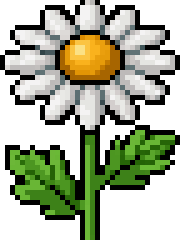
#> input picture assets/pixellab/flowers/raw/daisy-bloom.png, 36 x 48 px (shown 5 times larger)
$ python -i finish.py   (imports and definitions only)
#> lines starting #> are read from the running program, lines starting #| are printed output that depends on the picture; after the words box and inside, x2 and y2 are one past the last pixel; in counts of white or black regions, pixels touching at a corner belong together
### scripts/pig/pixels.py
"""Pixel-level operations shared by the clip build and the clip review.

Both scripts need to answer the same questions about a frame — where does it
stand, is any of it detached from the body, does it use a colour the pig does
not own — so the answers live here rather than in whichever script needed them
first.
"""

from __future__ import annotations

from collections import deque
from pathlib import Path

from PIL import Image

Colour = tuple[int, int, int]


def opaque_mask(im: Image.Image) -> list[list[bool]]:
    alpha = im.convert("RGBA").split()[3].load()
    w, h = im.size
    return [[alpha[x, y] > 0 for x in range(w)] for y in range(h)]


def islands(mask: list[list[bool]]) -> list[list[tuple[int, int]]]:
    """8-connected opaque regions, largest first.

    The pig is one connected shape — even the tail curl touches the rump — so
    anything past the first region is something the generator invented.
    """
    h, w = len(mask), len(mask[0])
    seen = [[False] * w for _ in range(h)]
    found: list[list[tuple[int, int]]] = []
    for y in range(h):
        for x in range(w):
            if not mask[y][x] or seen[y][x]:
                continue
            region: list[tuple[int, int]] = []
            queue = deque([(x, y)])
            seen[y][x] = True
            while queue:
                cx, cy = queue.popleft()
                region.append((cx, cy))
                for dy in (-1, 0, 1):
                    for dx in (-1, 0, 1):
                        nx, ny = cx + dx, cy + dy
                        if 0 <= nx < w and 0 <= ny < h and mask[ny][nx] and not seen[ny][nx]:
                            seen[ny][nx] = True
                            queue.append((nx, ny))
            found.append(region)
    return sorted(found, key=len, reverse=True)


# [51 lines left out: functions silhouette_change, drop_strays, reground, not called in this run]


def harden_alpha(im: Image.Image, threshold: int = 128) -> tuple[Image.Image, int]:
    """Force every pixel to fully opaque or fully clear.

    Partial alpha shows up as a halo against the sky gradient, and the generator
    leaves some behind on every diagonal edge.
    """
    im = im.convert("RGBA")
    r, g, b, a = im.split()
    hard = a.point(lambda v: 255 if v >= threshold else 0)
    changed = sum(1 for v, w in zip(a.getdata(), hard.getdata()) if v != w)
    return Image.merge("RGBA", (r, g, b, hard)), changed


# [4 lines left out: function palette_of, not called in this run]


def dist2(a: Colour, b: Colour) -> int:
    return (a[0] - b[0]) ** 2 + (a[1] - b[1]) ** 2 + (a[2] - b[2]) ** 2

### scripts/flowers/restyle.py
#!/usr/bin/env python3
"""Repaint a generated flower's leaves and soil in the sunflower's own colours.

Getting the *resolution* right made the new flowers read as pixel art; it did
not make them read as the same garden. Measured against the sunflower, their
foliage was a different plant entirely:

    sunflower leaves   sat 0.39-0.45   luminance 0.38-0.47   soft sage
    generated leaves   sat 0.77-1.00   luminance 0.13-0.26   vivid, near-black

A flower's petals are meant to differ — that is the whole feature. Its stem and
leaves are not: every species in the field grows the same greenery out of the
same ground, and letting each one invent its own green is what made six gardens
look like six art styles. So foliage and soil are remapped onto ramps taken from
the sunflower's own sprites, and petals are left alone.

The mapping is by **luminance rank, not nearest colour**. Nearest-RGB snapping is
the trap `docs/pixellab-notes.md` warns about — it collapses colours that happen
to sit close together and destroys the shading. Ranking instead preserves the
order the artist drew: the darkest green in the source becomes the darkest green
in the ramp, the lightest becomes the lightest, and the steps between keep their
relative spacing.
"""

from __future__ import annotations

import colorsys

from PIL import Image

# Taken from public/sprites/flowers/sunflower-{bloom,bud,sprout}.png — the
# greens and browns those three sprites actually use, ordered dark to light.
FOLIAGE_RAMP = ["#124523", "#21532f", "#397530", "#4c8733", "#599333", "#75a836", "#79ac42"]
SOIL_RAMP = ["#33280e", "#462218", "#6b3727", "#7d422d", "#83452e"]

# Hue windows, in degrees. Soil is a dark, unsaturated orange-brown — the
# saturation and luminance caps keep a red tulip petal or a golden daisy centre
# out of it.
FOLIAGE_HUES = (60, 175)
SOIL_HUES = (10, 50)
SOIL_MAX_SAT = 0.75
SOIL_MAX_LUM = 0.6

# Hue alone is not enough to call something a leaf, and trusting it wasn't a
# theoretical risk: a daisy's grey petal shadows carry a nominal hue somewhere in
# the greens, so the first version repainted them leaf-green and the flower came
# back with grass growing through its petals. A leaf is never near-grey and never
# near-white, so both floors are needed.
FOLIAGE_MIN_SAT = 0.25
FOLIAGE_MAX_LUM = 0.7
# Soil, likewise, is never a near-grey.
SOIL_MIN_SAT = 0.15
# At or below this luminance a colour is treated as an outline rather than as
# anything the flower is made of.
NEAR_BLACK_LUM = 0.06


def _rgb(hex_colour: str) -> tuple[int, int, int]:
    h = hex_colour.lstrip("#")
    return tuple(int(h[i : i + 2], 16) for i in (0, 2, 4))


def _hls(colour: tuple[int, int, int]) -> tuple[float, float, float]:
    return colorsys.rgb_to_hls(*[v / 255 for v in colour])


def classify(colour: tuple[int, int, int]) -> str:
    hue, lum, sat = _hls(colour)
    degrees = hue * 360
    if (
        FOLIAGE_HUES[0] <= degrees <= FOLIAGE_HUES[1]
        and sat >= FOLIAGE_MIN_SAT
        and lum <= FOLIAGE_MAX_LUM
    ):
        return "foliage"
    if (
        SOIL_HUES[0] <= degrees < SOIL_HUES[1]
        and SOIL_MIN_SAT <= sat <= SOIL_MAX_SAT
        and lum <= SOIL_MAX_LUM
    ):
        return "soil"
    return "petal"


def _remap(colours: list[tuple[int, int, int]], ramp: list[str]) -> dict:
    """Rank `colours` by luminance and spread them across `ramp`."""
    if not colours:
        return {}
    ordered = sorted(colours, key=lambda c: _hls(c)[1])
    target = [_rgb(c) for c in ramp]
    if len(ordered) == 1:
        return {ordered[0]: target[len(target) // 2]}
    return {
        colour: target[round(i * (len(target) - 1) / (len(ordered) - 1))]
        for i, colour in enumerate(ordered)
    }


def restyle(im: Image.Image, stage: str | None = None) -> tuple[Image.Image, int]:
    """Repaint foliage, soil and black outlines; return the image and pixels changed."""
    im = im.convert("RGBA")
    px = im.load()
    w, h = im.size
    present = {px[x, y][:3] for y in range(h) for x in range(w) if px[x, y][3] > 0}

    # A seedling is leaves, a stem and dirt — there is nothing else in the
    # frame. So on a sprout anything that isn't foliage is soil, whatever hue
    # the generator reached for: one came back with a navy mound, another with a
    # brown far too saturated to pass the general test, and both would otherwise
    # have shipped as drawn.
    kinds = {}
    for colour in present:
        kind = classify(colour)
        if stage == "sprout" and kind == "petal" and _hls(colour)[1] > NEAR_BLACK_LUM:
            # Hue alone decides on a sprout. The saturation floor that protects a
            # daisy's grey petals has no petals to protect here, and applying it
            # anyway sent every pale leaf highlight to the soil ramp — the
            # seedlings shipped with dirt speckled across their leaves.
            hue = _hls(colour)[0] * 360
            kind = "foliage" if FOLIAGE_HUES[0] <= hue <= FOLIAGE_HUES[1] else "soil"
        kinds[colour] = kind

    groups = {"foliage": [], "soil": [], "petal": []}
    for colour, kind in kinds.items():
        groups[kind].append(colour)

    mapping = {**_remap(groups["foliage"], FOLIAGE_RAMP), **_remap(groups["soil"], SOIL_RAMP)}

    # The sunflower outlines in a dark version of whatever it is outlining and
    # never in black — the same rule the strawberry broke (see pixellab-notes).
    # Pixen reaches for pure black freely, so those pixels are reassigned by what
    # they surround: black around a leaf becomes the darkest green, black around
    # dirt the darkest brown, black around a petal the darkest tint the flower
    # already owns. Neighbours decide, because one black serves all three jobs.
    blacks = [c for c in present if _hls(c)[1] <= NEAR_BLACK_LUM]
    dark_petal = min(
        (c for c in groups["petal"] if _hls(c)[1] > NEAR_BLACK_LUM),
        key=lambda c: _hls(c)[1],
        default=None,
    )
    changed = 0
    if blacks:
        black_set = set(blacks)
        # Neighbours are read from an untouched copy. Reading from the image
        # being written would let a pixel this pass has already repainted vote on
        # the next one, which is both order-dependent and a lookup into `kinds`
        # for a colour that was never in the source.
        source = im.copy().load()
        for y in range(h):
            for x in range(w):
                if px[x, y][3] == 0 or source[x, y][:3] not in black_set:
                    continue
                tally = {"foliage": 0, "soil": 0, "petal": 0}
                for dy in (-1, 0, 1):
                    for dx in (-1, 0, 1):
                        nx, ny = x + dx, y + dy
                        if not (0 <= nx < w and 0 <= ny < h) or source[nx, ny][3] == 0:
                            continue
                        neighbour = source[nx, ny][:3]
                        if neighbour in black_set:
                            continue
                        tally[kinds[neighbour]] += 1
                if not any(tally.values()):
                    continue
                winner = max(tally, key=tally.get)
                target = (
                    _rgb(FOLIAGE_RAMP[0]) if winner == "foliage"
                    else _rgb(SOIL_RAMP[0]) if winner == "soil"
                    else dark_petal
                )
                if target and target != px[x, y][:3]:
                    px[x, y] = (*target, px[x, y][3])
                    changed += 1

    for y in range(h):
        for x in range(w):
            r, g, b, a = px[x, y]
            if a == 0:
                continue
            new = mapping.get((r, g, b))
            if new and new != (r, g, b):
                px[x, y] = (*new, a)
                changed += 1
    return im, changed

### scripts/flowers/finish.py
#!/usr/bin/env python3
"""Turn raw PixelLab flower output into shippable sprites, and show the result.

    python3 scripts/flowers/finish.py            # clean + ship + contact sheets
    python3 scripts/flowers/finish.py --sheets   # contact sheets only

Reads the chosen job per sprite from assets/pixellab/flowers/flowers.json,
downloads it once into assets/pixellab/flowers/raw/, then does the three things
docs/pixellab-notes.md says nothing generated is ready to ship without:

  1. harden alpha to 0 or 255   — or the sprite haloes over the sky gradient
  2. drop detached pixels       — there is nothing to hide them on a transparent
                                  sprite, and a stray grows the bounding box, so
                                  this must happen *before* the trim
  3. trim to the artwork        — `Sprite` scales the whole canvas, so padding
                                  silently shrinks the flower and makes its
                                  `height` prop a lie

Then it composites every species at its true display height beside the
sunflower, because that is the only honest way to judge pixel art that ships at
0.4x. Zoomed in you will throw away sprites that are fine.
"""

from __future__ import annotations

import argparse
import json
import sys
import urllib.request
from collections import deque
from pathlib import Path

from PIL import Image

sys.path.insert(0, str(Path(__file__).resolve().parents[1]))
from pig.pixels import harden_alpha, islands, opaque_mask  # noqa: E402
from flowers.restyle import restyle  # noqa: E402

ROOT = Path(__file__).resolve().parents[2]
ASSETS = ROOT / "assets/pixellab/flowers"
RAW = ASSETS / "raw"
SPRITES = ROOT / "public/sprites/flowers"
PREVIEWS = ROOT / "docs/previews"

# From STAGE_HEIGHT in src/lib/garden-layout.ts — the height a front-row flower
# actually draws at. Judge candidates here, not at 1:1.
DISPLAY_HEIGHT = {"sprout": 34, "bud": 66, "bloom": 92}
STAGES = ["sprout", "bud", "bloom"]
# A rule drawn under a sprout is this thin at most; deeper than this and the
# flat band at the bottom of a sprite is soil, which the flower stands in.
MAX_GROUND_ROWS = 3


def manifest() -> dict:
    return json.loads((ASSETS / "flowers.json").read_text())


# [8 lines left out: function download, not called in this run]


def key_background(im: Image.Image) -> tuple[Image.Image, int]:
    """Clear the flat backdrop the generator returns instead of transparency.

    A forced palette overrides `no_background`: the art comes back opaque on the
    palette's lightest colour rather than on nothing. Keying it out has to be a
    flood from the border rather than a colour match over the whole image,
    because that same lightest tint is a legitimate highlight *inside* the
    flower — on the lily it is most of the petal. Anything the outline encloses
    is unreachable from the edge, so it survives.
    """
    im = im.convert("RGBA")
    w, h = im.size
    px = im.load()

    # Small canvases come back genuinely transparent, and then there is nothing
    # to key. Running anyway would be actively harmful: a cleared pixel keeps
    # whatever RGB it was flattened from, so the corner reads as some dark green
    # and the flood would erase every outline pixel of that colour it can reach.
    if px[0, 0][3] == 0:
        return im, 0

    backdrop = px[0, 0][:3]

    seen = [[False] * w for _ in range(h)]
    queue = deque(
        [(x, y) for x in range(w) for y in (0, h - 1)] + [(x, y) for y in range(h) for x in (0, w - 1)]
    )
    cleared = 0
    while queue:
        x, y = queue.popleft()
        if not (0 <= x < w and 0 <= y < h) or seen[y][x] or px[x, y][:3] != backdrop:
            continue
        seen[y][x] = True
        px[x, y] = (0, 0, 0, 0)
        cleared += 1
        queue.extend([(x + 1, y), (x - 1, y), (x, y + 1), (x, y - 1)])
    return im, cleared


def drop_specks(im: Image.Image, min_share: float = 0.02) -> tuple[Image.Image, int]:
    """Erase loose pixel clusters, keeping every substantial piece of the plant.

    The pig's `drop_strays` keeps only the largest island, which is right for a
    pig — it is one connected blob. A flower is not: keying the backdrop can cut
    a highlight-coloured band clean through a stem, and a leaf may only touch it
    diagonally. Keeping the largest island alone threw away a rose's entire stem
    and left a floating head. So the test is size, not rank: anything under
    `min_share` of the drawn pixels is generator dirt, anything over it is the
    plant.
    """
    im = im.convert("RGBA")
    regions = islands(opaque_mask(im))
    total = sum(len(r) for r in regions)
    px = im.load()
    dropped = 0
    for region in regions:
        if len(region) >= total * min_share:
            continue
        for x, y in region:
            px[x, y] = (0, 0, 0, 0)
            dropped += 1
    return im, dropped


def strip_ground_line(im: Image.Image) -> tuple[Image.Image, int]:
    """Peel off the flat bar the generator sometimes paints under a plant.

    Asking for soil at the base of a sprout gets soil — and, on every one of
    them, a 2px rule ruled clean across the canvas underneath it in a petal
    colour. It touches the soil, so it is not a stray, and it is opaque, so the
    trim keeps it: the flower ships standing on a coloured line.

    A drawn rule gives itself away by shape rather than colour: it is markedly
    wider than the plant immediately above it, where real soil tapers a few
    pixels a row. So peel from the bottom while each row is a single colour and
    overhangs what it stands on.
    """
    im = im.convert("RGBA")
    px = im.load()
    w, h = im.size

    def row(y: int) -> list[tuple[int, int, int, int]]:
        return [px[x, y] for x in range(w) if px[x, y][3] > 0]

    # Start at the lowest drawn row, not the bottom of the canvas: the plant
    # rarely reaches it, and empty rows would end the peel before it began.
    bottom = max((y for y in range(h) if row(y)), default=0)
    if not row(bottom) or len({c[:3] for c in row(bottom)}) > 1:
        return im, 0

    # Measure the contiguous run of rows drawn in the bottom row's one colour.
    line = row(bottom)[0][:3]
    top = bottom
    while top > 0 and row(top - 1) and {c[:3] for c in row(top - 1)} == {line}:
        top -= 1

    # Two things have to hold, and both are needed. The run must be thin: a rule
    # is a couple of rows, whereas a mound of soil can be a flat brown fifteen
    # rows deep, and height alone is what separates them — the tulip's mound was
    # peeled away entirely before this test existed. And it must overhang what
    # it stands on, which is what makes it a rule rather than the plant's base.
    above = row(top - 1) if top > 0 else []
    widest = max(len(row(y)) for y in range(top, bottom + 1))
    if bottom - top + 1 > MAX_GROUND_ROWS or not above or widest < len(above) * 1.25:
        return im, 0

    for y in range(top, bottom + 1):
        for x in range(w):
            px[x, y] = (0, 0, 0, 0)
    return im, bottom - top + 1


def finish(src: Path, dest: Path, stage: str | None = None) -> dict:
#> called with dest = 'out.png'
    im = Image.open(src).convert("RGBA")
#> im is the input picture: PIL image 36x48 RGBA; mean R, G, B, A 68.6, 75.8, 52.4, 156.6
    im, cleared = key_background(im)
#> cleared = 0
    im, softened = harden_alpha(im)
#> in harden_alpha, `r, g, b, a = im.split()`:
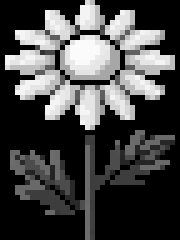
#> r: PIL image 36x48 L (shown 5 times larger); min 0, max 251, mean 68.6
#> in harden_alpha, `r, g, b, a = im.split()`:
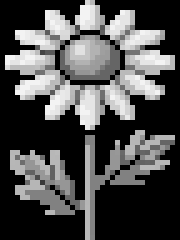
#> g: PIL image 36x48 L (shown 5 times larger); min 0, max 243, mean 75.8
#> in harden_alpha, `r, g, b, a = im.split()`:
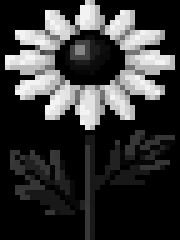
#> b: PIL image 36x48 L (shown 5 times larger); min 0, max 243, mean 52.4
#> in harden_alpha, `r, g, b, a = im.split()`:
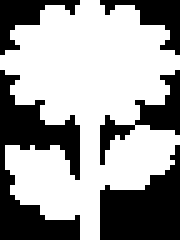
#> a: PIL image 36x48 L (shown 5 times larger); 61.4% white; 5 black regions, box (x1, y1, x2, y2) and area: (0, 14, 16, 48) 256, (20, 29, 36, 48) 190, (20, 14, 36, 33) 87, (0, 0, 16, 11) 67, (20, 0, 36, 11) 67
#> softened = 0
    im, strays = drop_specks(im)
#> in islands, `h, w = len(mask), len(mask[0])`: h = 48
#> in islands, `seen = [[False] * w for _ in range(h)]`: seen = 48 items
#> in drop_specks, `regions = islands(opaque_mask(im))`: regions = 1 item
#> in drop_specks, `total = sum(len(r) for r in regions)`: total = 1061
#> the loop in drop_specks, `for region in regions:` made 1 pass
#> after the loop in drop_specks, `for region in regions:`: dropped = 0
#> strays = 0
    im, peeled = strip_ground_line(im)
#> in strip_ground_line, `bottom = max((y for y in range(h) if row(y)), default=0)`: bottom = 47
#> peeled = 0
    # Last, so it repaints only pixels that survive to ship.
    im, repainted = restyle(im, stage)
#> in restyle, `present = {px[x, y][:3] for y in range(h) for x in range(w) if px[x, y..`: present = 62 items
#> the loop in restyle, `for colour in present:` made 62 passes
#> (colour, lum in classify, sat in classify, degrees in classify) on passes 1 to 12: ((220, 140, 1), 0.433, 0.991, 38.08), ((229, 229, 226), 0.892, 0.0545, 60), ((209, 133, 0), 0.41, 1, 38.18), ((64, 131, 25), 0.306, 0.679, 97.92), ((43, 110, 10), 0.235, 0.833, 100.2), ((251, 225, 134), 0.755, 0.936, 46.67), ((78, 152, 34), 0.365, 0.634, 97.63), ((57, 75, 79), 0.267, 0.162, 190.9), ((251, 196, 67), 0.624, 0.958, 42.07), ((166, 99, 0), 0.325, 1, 35.78), ((230, 155, 10), 0.471, 0.917, 39.55), ((215, 211, 209), 0.831, 0.0698, 20)
#> (lum in classify, sat in classify, degrees in classify) on pass 40: (0, 0, 0)
#> the loop in restyle, `for colour, kind in kinds.items():` made 62 passes
#> (colour, kind) on passes 1 to 12: ((220, 140, 1), 'petal'), ((229, 229, 226), 'petal'), ((209, 133, 0), 'petal'), ((64, 131, 25), 'foliage'), ((43, 110, 10), 'foliage'), ((251, 225, 134), 'petal'), ((78, 152, 34), 'foliage'), ((57, 75, 79), 'petal'), ((251, 196, 67), 'petal'), ((166, 99, 0), 'petal'), ((230, 155, 10), 'petal'), ((215, 211, 209), 'petal')
#> in restyle, `blacks = [c for c in present if _hls(c)[1] <= NEAR_BLACK_LUM]`: blacks = [(0, 0, 0)]
#> in restyle, `black_set = set(blacks)`: black_set = 1 item
#> after the loop in restyle, `for y in range(h):`: changed = 314
#> after the loop in restyle, `for y in range(h):`: changed = 568
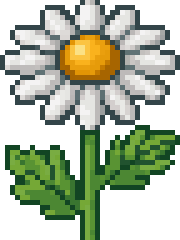
#> im: PIL image 36x48 RGBA (shown 5 times larger); mean R, G, B, A 77.1, 88, 65.5, 156.6; transparent parts drawn white
#> repainted = 568
    box = im.getbbox()
#> box = (0, 0, 36, 48)
    im = im.crop(box)
#> (the run stopped early here; a loop or call above may not have finished)
